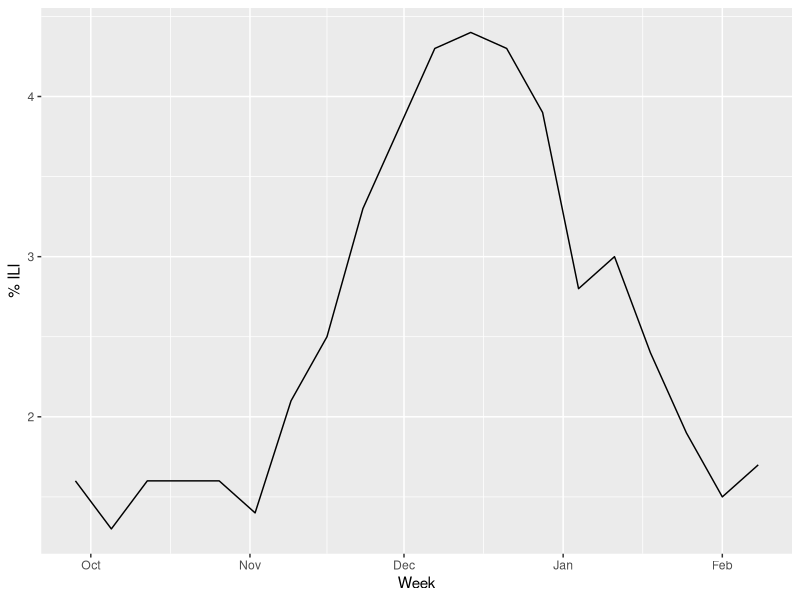

This figure's R source:
## ---- chunk 1
   #| label: make-data
   set.seed(2026)
   ili <- data.frame(
     week    = seq(as.Date("2025-09-28"), by = "week", length.out = 20),
     pct_ili = round(1.5 + 3 * exp(-((1:20 - 12)^2) / 18) + rnorm(20, 0, 0.2), 1)
   )
   head(ili)
## ---- chunk 2
#| label: fig-ili
#| echo: false
#| fig-alt: "Line chart of weekly percent ILI over 20 weeks. It starts near
#|   1.5%, rises to a peak of about 4.5% around week 12, then falls back."
library(ggplot2)
ggplot(ili, aes(week, pct_ili)) +
  geom_line() +
  labs(x = "Week", y = "% ILI")
